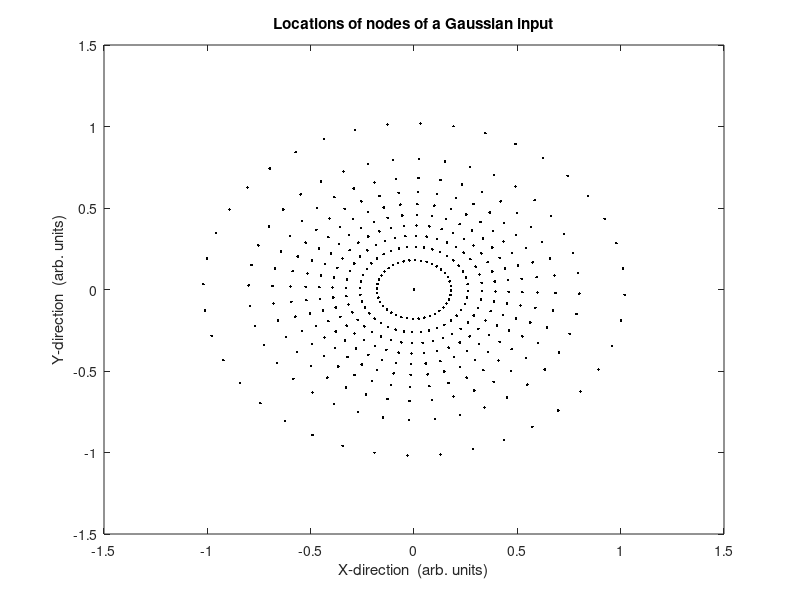
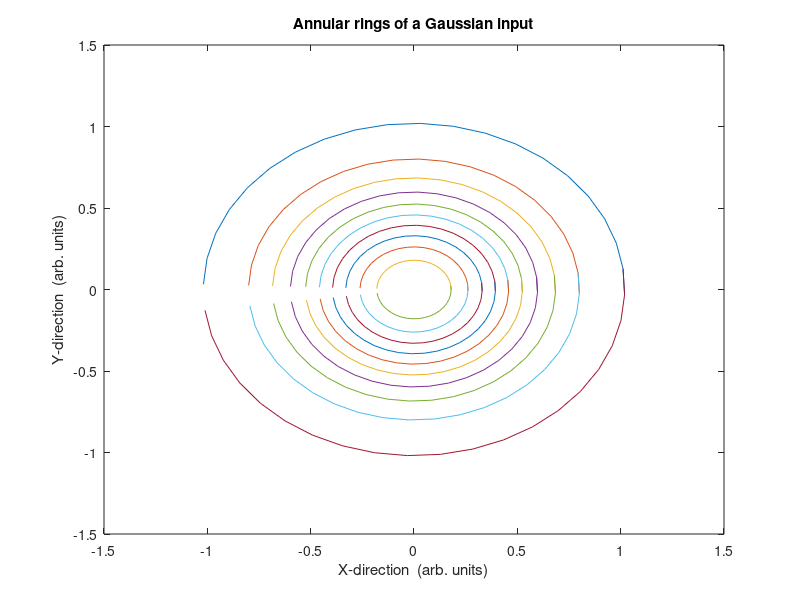

Reproduce these figures in MATLAB, in order.
%program creates a mesh of zones of equal energy for a Gaussian beam
%mesh is rotated away from axes to avoid zeros
clear all 
close all
% all units in mm
 
global I J R xh yh sigma
sigma=0.8;   % Gaussian spot size
R=1;  % radius of beam
%mesh co-ordinates
I=20;   %related to rows and therefore also to y coords
J=20;   %related to columns and therefore also to x coords
 
%N=(I*J);    %total number of zones
TP=pi*sigma*sigma/2;  %total power
P=(1-exp(-2*R*R/(sigma*sigma)))*TP;    %total power in radius R
rings=I/2;    %no of rings
Pring=P/rings;  %Power per ring
 
%calculating radii of rings
n=1:rings;
r=sigma*sqrt(0.5*log(1./(1-n.*Pring)));
 
%%add very small value for first ring (close to zero)
rad(1)=1e-10;

i=1:n(end);
rad(i+1)=r(i);
r=rad;
 
% number of zones in a ring-decided by angles chosen
angle_step=pi/I;
angle_shift=pi/100;
 
count1=0;
for theta=pi-angle_shift:-angle_step:-angle_shift,
count1=count1+1;
    if theta==(pi-angle_shift)
        xh=[r.*cos(theta)];
        yh=[r.*sin(theta)];
    else
    xh=[xh;r.*cos(theta)];
    yh=[yh;r.*sin(theta)];
end 
end
 
xh=flipud(xh');
yh=flipud(yh'); 

theta=(pi-angle_shift)+angle_step;
for count2=1:count1, 
    if theta==((pi-angle_shift)+angle_step)
        xh1=[r.*cos(theta)];
        yh1=[r.*sin(theta)];
    else
    xh1=[xh1;r.*cos(theta)];
    yh1=[yh1;r.*sin(theta)];
    end
    theta=theta+angle_step;
end
 
xh1=(xh1');
yh1=(yh1'); 
 
xh=[xh(1:end-1,:);xh1];
yh=[yh(1:end-1,:);yh1];
 
figure(1)
plot(xh,yh,'k.')
title('Locations of nodes of a Gaussian input')
xlabel('X-direction  (arb. units)')
ylabel('Y-direction  (arb. units)')
 
figure(2)
plot(xh',yh')
title('Annular rings of a Gaussian input')
xlabel('X-direction  (arb. units)')
ylabel('Y-direction  (arb. units)')
 
% Saves mesh details and variables in a file called GaussianMesh 
% for use by further programs
save GaussianMesh I J R sigma xh yh
